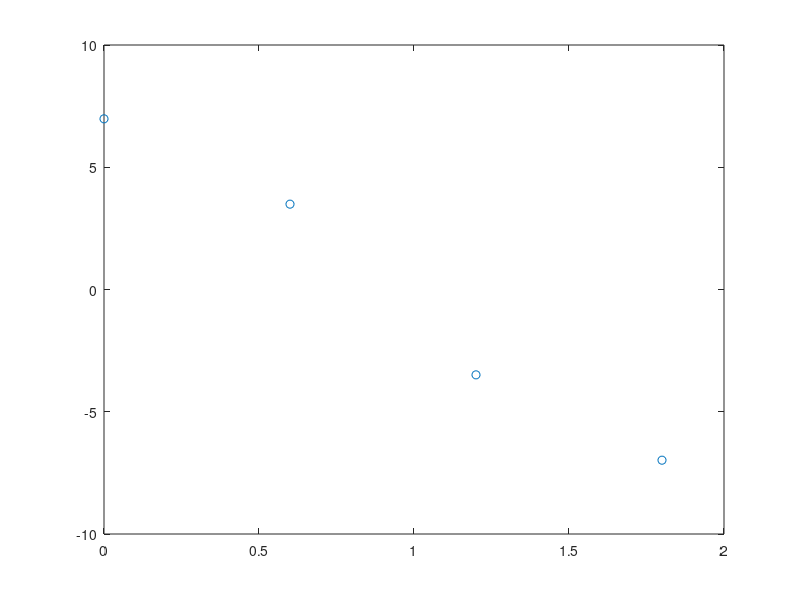
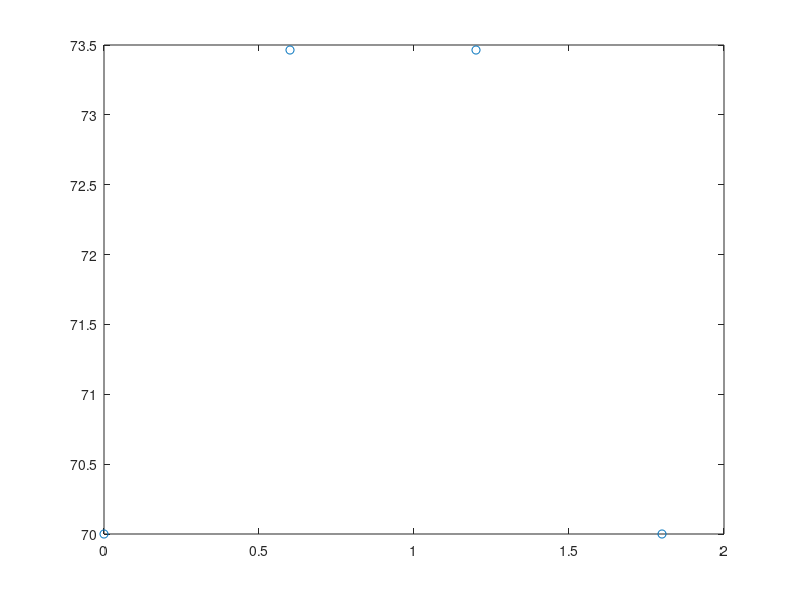

MATLAB code to generate these figures, in order: (Note: this script raises an error after producing the figures.)
ts=0.6;
fs=1/ts

N=4;
k=0:N-1;
td=k*ts;
p0=70;
f0=fs/6;%cumpliendo el teorema de nyquist
w=2*pi*f0
v0=4;
x_n=(v0*w)*cos(w*td);
figure(1)
plot(td,x_n,'o')
v=[x_n ;zeros(1,N)];
%velocidad del movil 1, y corresponde a la velocidad relativa de 1 respecto 3 y de 1 respecto 2.
%solo tiebe componente en x pues se considera la bisectriz del triangulo que esta alineada con el eje x
%siendo la velocidad de 3 respecto a 2 igual a cero dadao que los dos estan quietos
%%
A=v0;
p_n=p0+A*sin(w*td);
figure(2)
plot(td,p_n,'o')
%%
b=30%cm distancia entre robots o markers de la base del triangulo isosceles
h=p_n;%altura del triangulo
a=sqrt(h.^2+ (b/2)^2);%lados iguales del triangulo isosceles

alpha123=asin(h./a);
alpha231=alpha123;
alpha312=(pi/2-alpha231).*2;
Dalpha123=diff(alpha123)./ts;
Dalpha312=diff(alpha312)./ts;
Dalpha231=diff(alpha231)./ts;
for i=2:N
 
    if Dalpha312(i-1) ~= 0
        m2_21=M2_21(alpha123(i),alpha312(i),alpha231(i),Dalpha231(i-1),Dalpha123(i-1),Dalpha312(i-1));
        m2_12=M2_12(alpha123(i),alpha312(i),Dalpha123(i-1),Dalpha312(i-1));
        m2_123=M2_123(alpha123(i),alpha231(i),Dalpha123(i-1),Dalpha231(i-1),m2_12,m2_21);
        M2_123_inv=inv(m2_123);
        pn=m2_123\[sin(alpha123(i)).*(rot(alpha312(i)))'*v([1 2],i) - sin(alpha231(i)).*v([1 2],i);sin(alpha312(i)).*(rot(alpha231(i)))'*(-v([1 2],i))]
    
    end
end